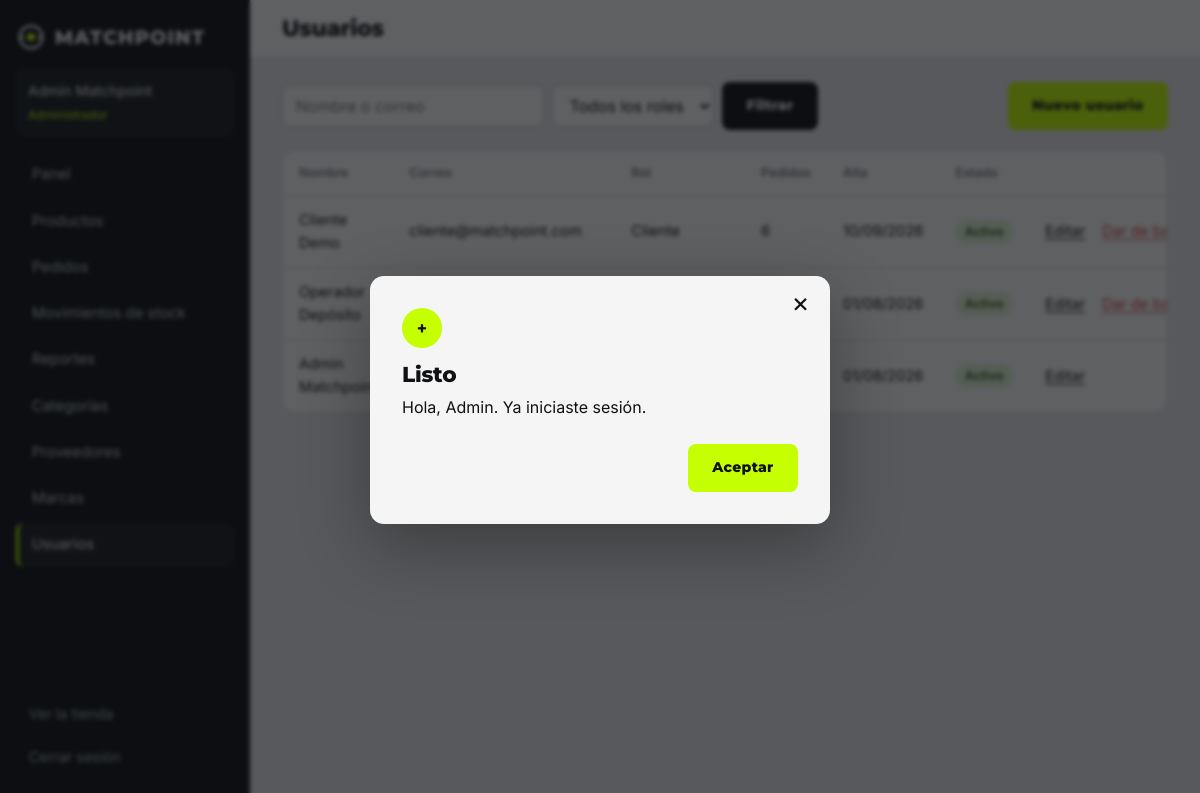
The page /admin/index.php?p=usuarios (signed in) on the database its author committed.
### tables this page shows
CREATE TABLE usuarios (
  id        INT UNSIGNED NOT NULL AUTO_INCREMENT,
  nombre    VARCHAR(60)  NOT NULL,
  apellido  VARCHAR(60)  NOT NULL,
  email     VARCHAR(120) NOT NULL,
  password  VARCHAR(255) NOT NULL,                  
  telefono  VARCHAR(30)  NULL,
  rol       ENUM('cliente','operador','admin') NOT NULL DEFAULT 'cliente',
  activo    TINYINT(1)   NOT NULL DEFAULT 1,
  creado_en DATETIME     NOT NULL DEFAULT CURRENT_TIMESTAMP,
  PRIMARY KEY (id),
  UNIQUE KEY uq_usuarios_email (email),
  KEY idx_usuarios_rol (rol)
);

### models/Usuario.php (called while the page is built, shortened)
<?php
class Usuario
{
    public static function listar(string $q, string $rol, int $pagina, int $por): array
    {
        $where = [];
        $par = [];
        $cond = $where ? ' WHERE ' . implode(' AND ', $where) : '';
        $total = (int) Database::valor('SELECT COUNT(*) FROM usuarios u' . $cond, $par);
        $limite = (int) $por;
        $offset = (int) (max(1, $pagina) - 1) * $limite;
        $items = Database::filas(
            'SELECT u.id, u.nombre, u.apellido, u.email, u.telefono, u.rol, u.activo, u.creado_en,
                    (SELECT COUNT(*) FROM pedidos WHERE id_usuario = u.id) AS pedidos
             FROM usuarios u' . $cond
            . " ORDER BY u.creado_en DESC, u.id DESC LIMIT $limite OFFSET $offset",
            $par
        );
        return ['items' => $items, 'total' => $total];
    }
}

### core/Database.php (called while the page is built, shortened)
<?php
class Database
{
    private static $pdo = null;
    public static function pdo(): PDO
    {
        if (self::$pdo === null) {
            $dsn = 'mysql:host=' . DB_HOST . ';dbname=' . DB_NAME . ';charset=' . DB_CHARSET;
            try {
                self::$pdo = new PDO($dsn, DB_USER, DB_PASS, [
                    PDO::ATTR_ERRMODE            => PDO::ERRMODE_EXCEPTION,
                    PDO::ATTR_DEFAULT_FETCH_MODE => PDO::FETCH_ASSOC,
                    PDO::ATTR_EMULATE_PREPARES   => false,
                ]);
            } catch (PDOException $e) {
                http_response_code(500);
                error_log('Conexión fallida: ' . $e->getMessage());
                exit('No se pudo conectar con la base de datos. Revisá config/config.php.');
            }
        }
        return self::$pdo;
    }
    public static function consulta(string $sql, array $params = []): PDOStatement
    {
        $st = self::pdo()->prepare($sql);
        $st->execute($params);
        return $st;
    }
    public static function filas(string $sql, array $params = []): array
    {
        return self::consulta($sql, $params)->fetchAll();
    }
}

### core/Auth.php (called while the page is built, shortened)
<?php
class Auth
{
    public static function logueado(): bool
    {
        return isset($_SESSION['user']['id']);
    }
    public static function id(): int
    {
        return self::logueado() ? (int) $_SESSION['user']['id'] : 0;
    }
}

### views/admin/usuarios_lista.php (the view, shortened to what this page needs)
<div class="admin__acciones">
    <form class="filtros-barra" method="get" action="<?= e(BASE_URL . '/admin/index.php') ?>">
        <input type="search" id="q" name="q" value="<?= e($q) ?>" placeholder="Nombre o correo" maxlength="60">
        <select id="rol" name="rol">
            <option value="">Todos los roles</option>
        </select>
        <button class="btn btn--oscuro" type="submit">Filtrar</button>
    </form>
    <a class="btn btn--verde" href="<?= e(aurl('usuarios', ['a' => 'nuevo'])) ?>">Nuevo usuario</a>
</div>
<div class="caja caja--tabla">
<?php if (!$items): ?><p class="vacio-texto">No hay usuarios con esos filtros.</p><?php else: ?>
    <div class="tabla-scroll"><table class="tabla">
        <thead><tr><th>Nombre</th><th>Correo</th><th>Rol</th><th>Pedidos</th><th>Alta</th><th>Estado</th><th><span class="solo-lector">Acciones</span></th></tr></thead>
        <tbody>
        <?php foreach ($items as $u): ?>
            <tr>
                <td><?= e($u['nombre'] . ' ' . $u['apellido']) ?></td>
                <td><?= e($u['email']) ?></td>
                <td><?= e(Usuario::ROLES[$u['rol']]) ?></td>
                <td><?= (int) $u['pedidos'] ?></td>
                <td><?= e(date('d/m/Y', strtotime($u['creado_en']))) ?></td>
                <td><span class="estado estado--<?= (int) $u['activo'] ? 'activo' : 'inactivo' ?>"><?= (int) $u['activo'] ? 'Activo' : 'De baja' ?></span></td>
                <td class="celda-acciones">
                    <a href="<?= e(aurl('usuarios', ['a' => 'editar', 'id' => $u['id']])) ?>">Editar</a>
                    <?php if ((int) $u['id'] !== Auth::id()): ?>
                    <form method="post" action="<?= e(aurl('usuarios', ['a' => 'estado'])) ?>" data-confirmar="<?= (int) $u['activo'] ? '¿Dar de baja esta cuenta? No podrá iniciar sesión.' : '¿Reactivar esta cuenta?' ?>">
                        <button type="submit" class="<?= (int) $u['activo'] ? 'enlace-peligro' : 'enlace-simple' ?>"><?= (int) $u['activo'] ? 'Dar de baja' : 'Reactivar' ?></button>
                    </form>
                    <?php endif; ?>
                </td>
            </tr>
        <?php endforeach; ?>
        </tbody>
    </table></div>
<?php endif; ?>
</div>

### public/css/style.css (style rules this page uses)
:root { --negro: #101114; --gris-oscuro: #1B1D22; --blanco: #F5F5F5; --verde: #C6FF00; --gris: #777C85; --linea-oscura: #2B2E35; --linea: #DCDEE2; --fondo-img: #ECEDEF; --error: #D93B3B; --aviso: #B7791F; --radio: 8px; --radio-grande: 14px; --sombra: 0 2px 10px rgba(16, 17, 20, .08); --alto-cabecera: 98px; --fuente-titulo: "Montserrat", "Arial Black", "Segoe UI", system-ui, sans-serif; --fuente-texto: "Inter", "Segoe UI", system-ui, -apple-system, Roboto, Arial, sans-serif; --fondo: #F5F5F5; --fondo-alt: #FFFFFF; --superficie: #FFFFFF; --texto: #101114; --texto-suave: #4C5059; --linea-fuerte: #C5C8CE; --campo-fondo: #FFFFFF; --campo-borde: #C3C6CC; --btn-bg: #101114; --btn-fg: #F5F5F5; --btn-bg-hover: #1B1D22; --sel-bg: #101114; --sel-fg: #F5F5F5; --foco: #101114; --rayas-a: #F1F2F4; --rayas-b: #E8E9EC; --sombra-foco: rgba(16, 17, 20, .14); color-scheme: light; }
*, *::before, *::after { box-sizing: border-box; }
html { scroll-behavior: smooth; -webkit-text-size-adjust: 100%; }
body { margin: 0; font-family: var(--fuente-texto); font-size: 16px; line-height: 1.55; color: var(--texto); background: var(--fondo); min-height: 100vh; display: flex; flex-direction: column; }
a { color: inherit; text-underline-offset: 3px; }
button, input, select, textarea { font: inherit; color: inherit; }
button { cursor: pointer; }
.btn { display: inline-flex; align-items: center; justify-content: center; gap: .5rem; min-height: 46px; padding: .7rem 1.4rem; border: 2px solid transparent; border-radius: var(--radio); font-family: var(--fuente-titulo); font-weight: 800; font-size: .88rem; letter-spacing: .02em; text-decoration: none; text-align: center; transition: background-color .2s, color .2s, border-color .2s, transform .15s; }
.btn--verde { background: var(--verde); color: var(--negro); }
.btn--oscuro { background: var(--btn-bg); color: var(--btn-fg); }
.formulario--caja, .caja { background: var(--superficie); border: 1px solid var(--linea); border-radius: var(--radio-grande); padding: clamp(1.25rem, 3vw, 2rem); }
.tabla-scroll { overflow-x: auto; }
.tabla { width: 100%; border-collapse: collapse; background: var(--superficie); font-size: .92rem; }
.tabla th { text-align: left; padding: .75rem 1rem; font-size: .8rem; color: var(--gris); font-weight: 600; border-bottom: 1px solid var(--linea); white-space: nowrap; }
.tabla td { padding: .8rem 1rem; border-bottom: 1px solid var(--linea); vertical-align: middle; }
.tabla tr:last-child td { border-bottom: 0; }
.estado { display: inline-block; padding: .15rem .6rem; border-radius: 20px; font-size: .78rem; font-weight: 600; background: var(--fondo-img); color: var(--texto); white-space: nowrap; }
.estado--confirmado, .estado--activo, .estado--entrada { background: #e3f6d5; color: #2c5a12; }

### public/css/admin.css (style rules this page uses)
body.admin { background: #E9EAED; display: block; }
.admin__acciones { display: flex; justify-content: space-between; align-items: center; gap: 1rem; flex-wrap: wrap; }
.filtros-barra { display: flex; flex-wrap: wrap; align-items: center; gap: .5rem; }
.filtros-barra input, .filtros-barra select { min-height: 42px; padding: 0 .8rem; border: 1.5px solid #c3c6cc; border-radius: var(--radio); background: #fff; }
.filtros-barra .btn { min-height: 42px; }
.caja { background: #fff; }
.caja--tabla { padding: 0; overflow: hidden; }
.celda-acciones { white-space: nowrap; }
.celda-acciones form { display: inline; margin-left: .8rem; }
.enlace-peligro, .enlace-simple { background: none; border: 0; padding: 0; text-decoration: underline; text-underline-offset: 3px; }
.enlace-peligro { color: var(--error); }

### rows shown on the page
usuarios: nombre+apellido "Cliente Demo", email "cliente@matchpoint.com", rol "Cliente", pedidos "6", creado_en "10/09/2026", activo "Activo"
usuarios: nombre+apellido "Operador Depósito", creado_en "01/08/2026", activo "Activo"
usuarios: nombre+apellido "Admin Matchpoint", creado_en "01/08/2026", activo "Activo"

### other values the page prints
$u['nombre'] . ' ' . $u['apellido'] "Admin Matchpoint"
Usuario::ROLES[$u['rol']] "Administrador"
$m[1] "Panel"
$m[1] "Productos"
$m[1] "Pedidos"
$m[1] "Movimientos de stock"
$m[1] "Reportes"
$m[1] "Categorías"
$m[1] "Proveedores"
$m[1] "Marcas"
$m[1] "Usuarios"
$titulo "Usuarios"
